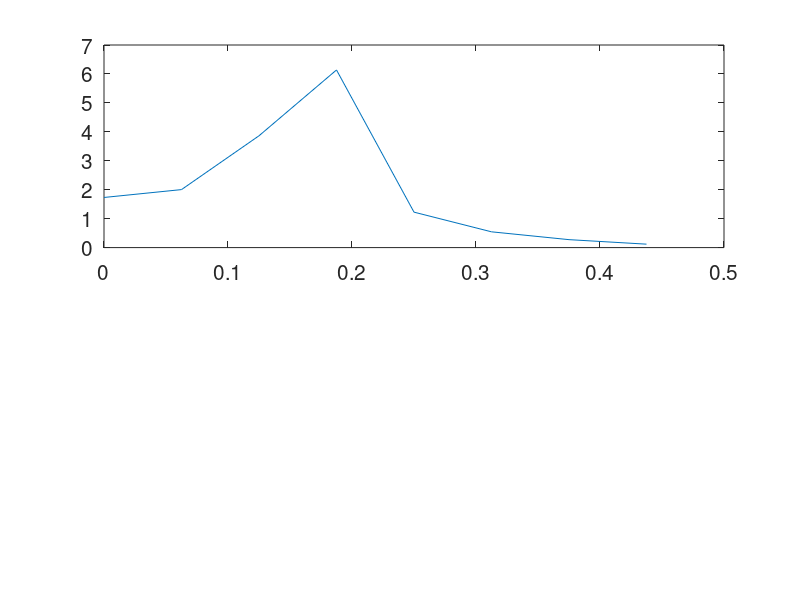

The MATLAB source for this figure: (Note: this script raises an error after producing the figure.)
close all
clearvars

set(groot, 'defaultAxesFontSize',15)

k = 4:8;
N_list = 2.^k;
f = 1e+3;
fs = 6e+3;

for b=1:length(N_list)
    N = N_list(b);
    n = 0:N-1;
    t = (2*pi*f/fs*n);
    dft = exp(-1i*2*pi / N .* n' * n);
    temp =  n' * n;
    x = sin(t);
    tic
    X = abs(dft * x');
    time_matrix(b) = toc;

    figure
    subplot(2,1,1)
    f_plot = (0:1/N:1);
    plot(f_plot(1:N/2),X(1:N/2))
    xlabel('frequency in radians $(\times\pi)$', Interpreter='latex',FontSize=15)
    ylabel('magnitude',FontSize=15)
    title('DFT calculation via Matrix', FontSize=12)

    subplot(2,1,2)
    tic
    X_fft = abs(fft(x));
    time_fft(b) = toc;
    plot(f_plot(1:N/2), X_fft(1:length(X_fft)/2))
    xlabel('frequency in radians $(\times\pi)$', Interpreter='latex', FontSize=15)
    ylabel('magnitude', FontSize=15)
    title('DFT calculation via fft', FontSize=12)
end

%%
figure
stem(N_list, time_matrix)
hold on
stem(N_list, time_fft)
legend('matrix','fft', Location='northwest')
title('Comparison of computation time of DFT', FontSize=12)
xlabel('signal length n')
ylabel('time in s')



